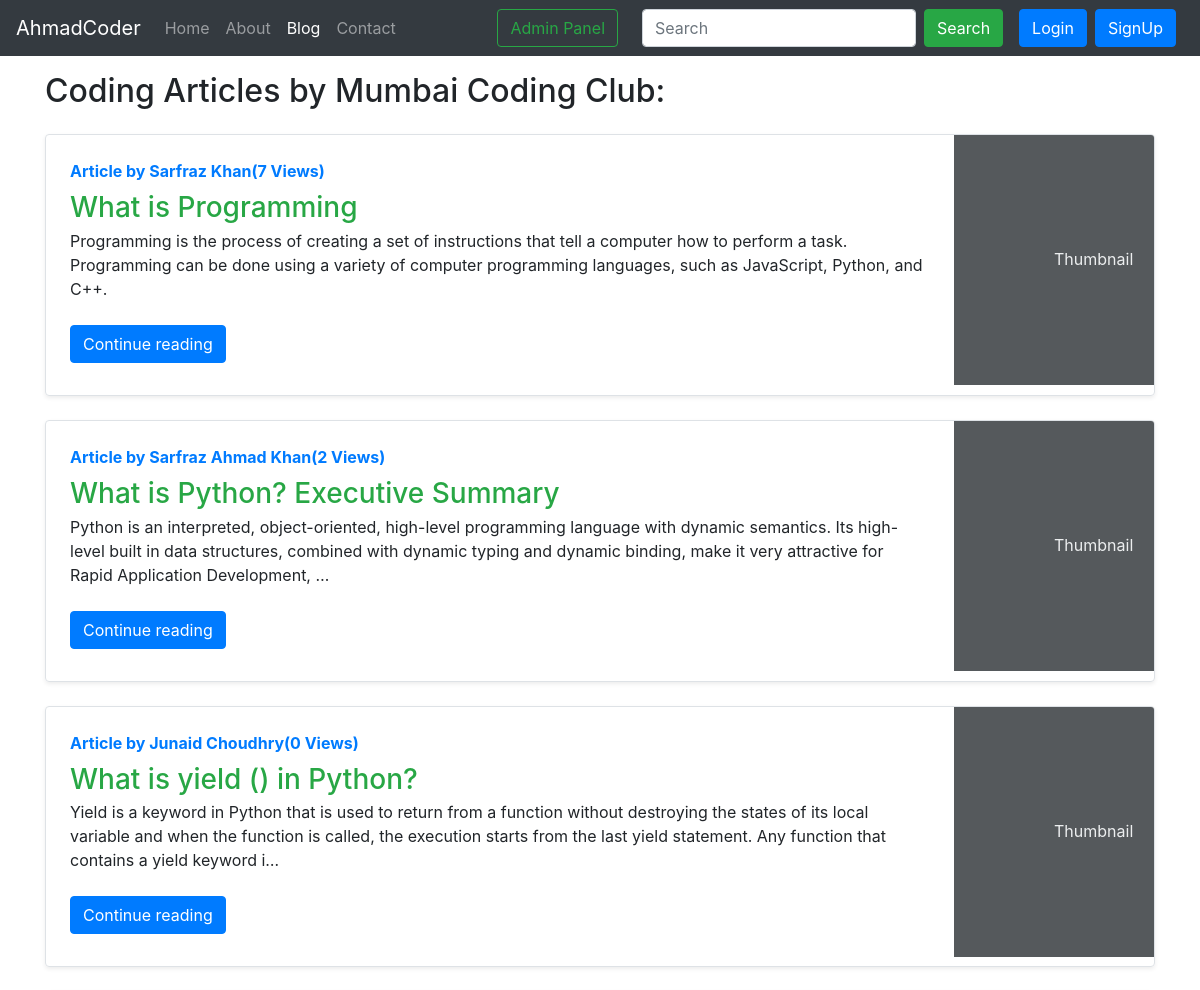
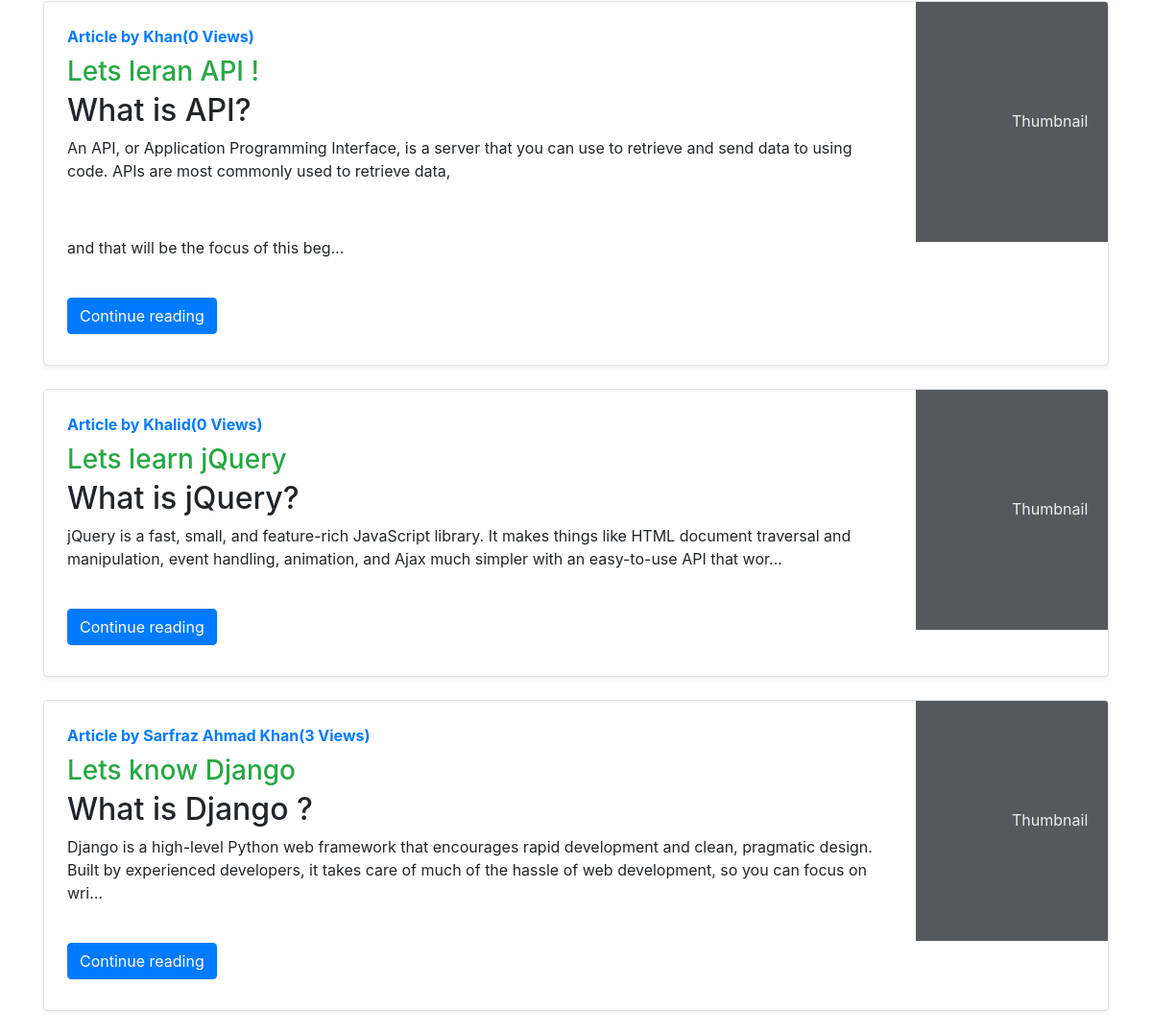
Screenshot of /blog/ with the database file from the repository (2 pictures, top to bottom).
### blog/models.py (models this page shows, shortened)
class Post(models.Model):
    sno = models.AutoField(primary_key=True)
    title = models.CharField(max_length=250)
    content = models.TextField()
    author = models.CharField(max_length=50)
    slug = models.CharField(max_length=130)
    views = models.IntegerField(default=0)
    timestamp = models.DateTimeField(blank=True)

### blog/views.py (the view)
# urls.py: path('', views.blogHome, name='blogHome'),
def blogHome(request):
    allPosts = Post.objects.all()
    context = {'allPosts': allPosts}
    return render(request, 'blog/blogHome.html', context)

### templates/blog/blogHome.html (shortened to what this page needs)
{% extends 'base.html' %}
{% block blogactive %} active {% endblock blogactive %}
{% block body %}
<div class="container my-3">
    <h2>Coding Articles by Mumbai Coding Club:</h2>
    {% for post in allPosts %}
    <div class="row no-gutters border rounded overflow-hidden flex-md-row my-4 shadow-sm h-md-250 position-relative">
      <div class="col p-4 d-flex flex-column position-static">
        <strong class="d-inline-block mb-2 text-primary">Article by {{post.author}}({{post.views}} Views)</strong>
        <h3 class="mb-0"><a class="text-success" href="/blog/{{post.slug}}">{{post.title}} </a></h3>
        <p class="card-text mb-auto"><div class="preview">{{post.content|safe| truncatechars:250 }}</div></p>
        <div class="my-2">
            <a href="/blog/{{post.slug}}" role="button" class="btn btn-primary">Continue reading</a>
        </div>
      </div>
      <div class="col-auto d-none d-lg-block">
        <svg class="bd-placeholder-img" width="200" height="250" xmlns="http://www.w3.org/2000/svg" preserveAspectRatio="xMidYMid slice" focusable="false" role="img" aria-label="Placeholder: Thumbnail">
          <text x="50%" y="50%" fill="#eceeef" dy=".3em">Thumbnail</text>
        </svg>
      </div>
    </div>
    {% endfor %}
  </div>
{% endblock body %}

### rows the page displays
Post: author "Sarfraz Khan", views "7", title "What is Programming", content "Programming is the process of creating a set of instructions that tell a computer how to perform a task. Programming can be done using a variety of computer programming languages, such as JavaScript, Python, and C++."
Post: author "Sarfraz Ahmad Khan", views "2", title "What is Python? Executive Summary", content "Python is an interpreted, object-oriented, high-level programming language with dynamic semantics. Its high-level built in data structures, combined with dynamic typing and dynamic binding, make it very attractive for Rapid Application Development, …"
Post: author "Junaid Choudhry", views "0", title "What is yield () in Python?", content "Yield is a keyword in Python that is used to return from a function without destroying the states of its local variable and when the function is called, the execution starts from the last yield statement. Any function that contains a yield keyword i…"
Post: author "Khan", views "0", title "Lets leran API !", content "What is API? An API, or Application Programming Interface, is a server that you can use to retrieve and send data to using code. APIs are most commonly used to retrieve data, and that will be the focus of this beg…"
Post: author "Khalid", views "0", title "Lets learn jQuery", content "What is jQuery? jQuery is a fast, small, and feature-rich JavaScript library. It makes things like HTML document traversal and manipulation, event handling, animation, and Ajax much simpler with an easy-to-use API that wor…"
Post: author "Sarfraz Ahmad Khan", views "3", title "Lets know Django", content "What is Django ? Django is a high-level Python web framework that encourages rapid development and clean, pragmatic design. Built by experienced developers, it takes care of much of the hassle of web development, so you can focus on wri…"
